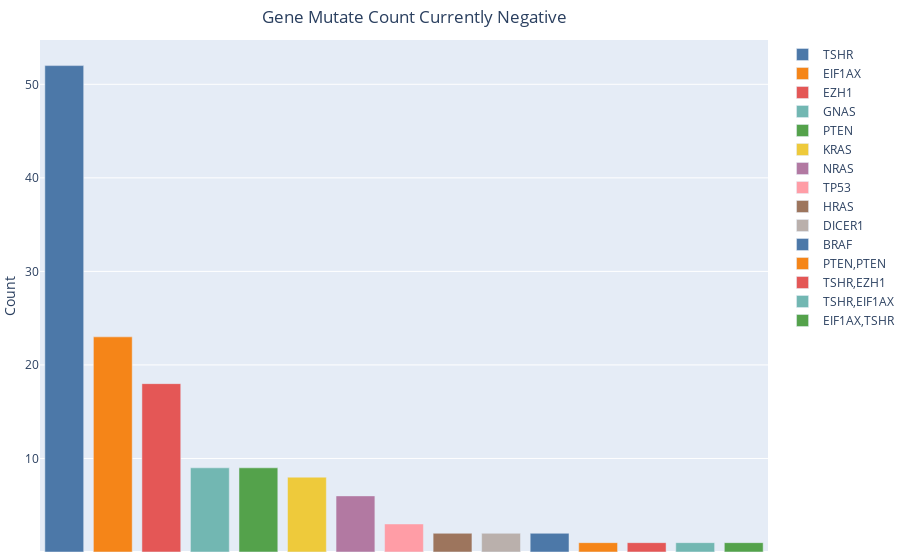

The notebook cell this image was saved under:
### Code cell
fig.show()

### Figure 1 — Plotly figure (JSON) as saved in the notebook; plotly's stock layout.template omitted (floating-point values rounded to 4 significant figures)
{"data": [{"alignmentgroup": "True", "hovertemplate": "GENE MUTATED=%{x}<br>Count=%{y}<extra></extra>", "legendgroup": "TSHR", "marker": {"color": "#4C78A8", "pattern": {"shape": ""}}, "name": "TSHR", "offsetgroup": "TSHR", "orientation": "v", "showlegend": true, "textposition": "auto", "type": "bar", "x": ["TSHR"], "xaxis": "x", "y": [52], "yaxis": "y"}, {"alignmentgroup": "True", "hovertemplate": "GENE MUTATED=%{x}<br>Count=%{y}<extra></extra>", "legendgroup": "EIF1AX", "marker": {"color": "#F58518", "pattern": {"shape": ""}}, "name": "EIF1AX", "offsetgroup": "EIF1AX", "orientation": "v", "showlegend": true, "textposition": "auto", "type": "bar", "x": ["EIF1AX"], "xaxis": "x", "y": [23], "yaxis": "y"}, {"alignmentgroup": "True", "hovertemplate": "GENE MUTATED=%{x}<br>Count=%{y}<extra></extra>", "legendgroup": "EZH1", "marker": {"color": "#E45756", "pattern": {"shape": ""}}, "name": "EZH1", "offsetgroup": "EZH1", "orientation": "v", "showlegend": true, "textposition": "auto", "type": "bar", "x": ["EZH1"], "xaxis": "x", "y": [18], "yaxis": "y"}, {"alignmentgroup": "True", "hovertemplate": "GENE MUTATED=%{x}<br>Count=%{y}<extra></extra>", "legendgroup": "GNAS", "marker": {"color": "#72B7B2", "pattern": {"shape": ""}}, "name": "GNAS", "offsetgroup": "GNAS", "orientation": "v", "showlegend": true, "textposition": "auto", "type": "bar", "x": ["GNAS"], "xaxis": "x", "y": [9], "yaxis": "y"}, {"alignmentgroup": "True", "hovertemplate": "GENE MUTATED=%{x}<br>Count=%{y}<extra></extra>", "legendgroup": "PTEN", "marker": {"color": "#54A24B", "pattern": {"shape": ""}}, "name": "PTEN", "offsetgroup": "PTEN", "orientation": "v", "showlegend": true, "textposition": "auto", "type": "bar", "x": ["PTEN"], "xaxis": "x", "y": [9], "yaxis": "y"}, {"alignmentgroup": "True", "hovertemplate": "GENE MUTATED=%{x}<br>Count=%{y}<extra></extra>", "legendgroup": "KRAS", "marker": {"color": "#EECA3B", "pattern": {"shape": ""}}, "name": "KRAS", "offsetgroup": "KRAS", "orientation": "v", "showlegend": true, "textposition": "auto", "type": "bar", "x": ["KRAS"], "xaxis": "x", "y": [8], "yaxis": "y"}, {"alignmentgroup": "True", "hovertemplate": "GENE MUTATED=%{x}<br>Count=%{y}<extra></extra>", "legendgroup": "NRAS", "marker": {"color": "#B279A2", "pattern": {"shape": ""}}, "name": "NRAS", "offsetgroup": "NRAS", "orientation": "v", "showlegend": true, "textposition": "auto", "type": "bar", "x": ["NRAS"], "xaxis": "x", "y": [6], "yaxis": "y"}, {"alignmentgroup": "True", "hovertemplate": "GENE MUTATED=%{x}<br>Count=%{y}<extra></extra>", "legendgroup": "TP53", "marker": {"color": "#FF9DA6", "pattern": {"shape": ""}}, "name": "TP53", "offsetgroup": "TP53", "orientation": "v", "showlegend": true, "textposition": "auto", "type": "bar", "x": ["TP53"], "xaxis": "x", "y": [3], "yaxis": "y"}, {"alignmentgroup": "True", "hovertemplate": "GENE MUTATED=%{x}<br>Count=%{y}<extra></extra>", "legendgroup": "HRAS", "marker": {"color": "#9D755D", "pattern": {"shape": ""}}, "name": "HRAS", "offsetgroup": "HRAS", "orientation": "v", "showlegend": true, "textposition": "auto", "type": "bar", "x": ["HRAS"], "xaxis": "x", "y": [2], "yaxis": "y"}, {"alignmentgroup": "True", "hovertemplate": "GENE MUTATED=%{x}<br>Count=%{y}<extra></extra>", "legendgroup": "DICER1", "marker": {"color": "#BAB0AC", "pattern": {"shape": ""}}, "name": "DICER1", "offsetgroup": "DICER1", "orientation": "v", "showlegend": true, "textposition": "auto", "type": "bar", "x": ["DICER1"], "xaxis": "x", "y": [2], "yaxis": "y"}, {"alignmentgroup": "True", "hovertemplate": "GENE MUTATED=%{x}<br>Count=%{y}<extra></extra>", "legendgroup": "BRAF", "marker": {"color": "#4C78A8", "pattern": {"shape": ""}}, "name": "BRAF", "offsetgroup": "BRAF", "orientation": "v", "showlegend": true, "textposition": "auto", "type": "bar", "x": ["BRAF"], "xaxis": "x", "y": [2], "yaxis": "y"}, {"alignmentgroup": "True", "hovertemplate": "GENE MUTATED=%{x}<br>Count=%{y}<extra></extra>", "legendgroup": "PTEN,PTEN", "marker": {"color": "#F58518", "pattern": {"shape": ""}}, "name": "PTEN,PTEN", "offsetgroup": "PTEN,PTEN", "orientation": "v", "showlegend": true, "textposition": "auto", "type": "bar", "x": ["PTEN,PTEN"], "xaxis": "x", "y": [1], "yaxis": "y"}, {"alignmentgroup": "True", "hovertemplate": "GENE MUTATED=%{x}<br>Count=%{y}<extra></extra>", "legendgroup": "TSHR,EZH1", "marker": {"color": "#E45756", "pattern": {"shape": ""}}, "name": "TSHR,EZH1", "offsetgroup": "TSHR,EZH1", "orientation": "v", "showlegend": true, "textposition": "auto", "type": "bar", "x": ["TSHR,EZH1"], "xaxis": "x", "y": [1], "yaxis": "y"}, {"alignmentgroup": "True", "hovertemplate": "GENE MUTATED=%{x}<br>Count=%{y}<extra></extra>", "legendgroup": "TSHR,EIF1AX", "marker": {"color": "#72B7B2", "pattern": {"shape": ""}}, "name": "TSHR,EIF1AX", "offsetgroup": "TSHR,EIF1AX", "orientation": "v", "showlegend": true, "textposition": "auto", "type": "bar", "x": ["TSHR,EIF1AX"], "xaxis": "x", "y": [1], "yaxis": "y"}, {"alignmentgroup": "True", "hovertemplate": "GENE MUTATED=%{x}<br>Count=%{y}<extra></extra>", "legendgroup": "EIF1AX,TSHR", "marker": {"color": "#54A24B", "pattern": {"shape": ""}}, "name": "EIF1AX,TSHR", "offsetgroup": "EIF1AX,TSHR", "orientation": "v", "showlegend": true, "textposition": "auto", "type": "bar", "x": ["EIF1AX,TSHR"], "xaxis": "x", "y": [1], "yaxis": "y"}], "layout": {"autosize": true, "barmode": "relative", "legend": {"title": {"text": ""}, "tracegroupgap": 0}, "margin": {"b": 0, "l": 0, "pad": 0, "r": 0, "t": 40}, "title": {"text": "Gene Mutate Count Currently Negative", "x": 0.46, "xanchor": "center", "y": 0.98, "yanchor": "top"}, "xaxis": {"anchor": "y", "categoryarray": ["TSHR", "EIF1AX", "EZH1", "GNAS", "PTEN", "KRAS", "NRAS", "TP53", "HRAS", "DICER1", "BRAF", "PTEN,PTEN", "TSHR,EZH1", "TSHR,EIF1AX", "EIF1AX,TSHR"], "categoryorder": "array", "domain": [0, 1], "showticklabels": false, "title": {}, "visible": false}, "yaxis": {"anchor": "x", "domain": [0, 1], "title": {"text": "Count"}}}}
